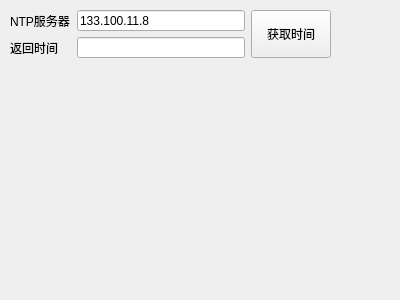
<?xml version="1.0" encoding="UTF-8"?>
<ui version="4.0">
 <class>frmNtpClient</class>
 <widget class="QWidget" name="frmNtpClient">
  <property name="geometry">
   <rect>
    <x>0</x>
    <y>0</y>
    <width>400</width>
    <height>300</height>
   </rect>
  </property>
  <property name="windowTitle">
   <string>Form</string>
  </property>
  <widget class="QWidget" name="">
   <property name="geometry">
    <rect>
     <x>10</x>
     <y>10</y>
     <width>321</width>
     <height>48</height>
    </rect>
   </property>
   <layout class="QGridLayout" name="gridLayout">
    <item row="0" column="0">
     <widget class="QLabel" name="labNtpIP">
      <property name="text">
       <string>NTP服务器</string>
      </property>
     </widget>
    </item>
    <item row="0" column="1">
     <widget class="QLineEdit" name="txtNtpIP">
      <property name="text">
       <string>133.100.11.8</string>
      </property>
     </widget>
    </item>
    <item row="0" column="2" rowspan="2">
     <widget class="QPushButton" name="btnGetTime">
      <property name="sizePolicy">
       <sizepolicy hsizetype="Minimum" vsizetype="Expanding">
        <horstretch>0</horstretch>
        <verstretch>0</verstretch>
       </sizepolicy>
      </property>
      <property name="text">
       <string>获取时间</string>
      </property>
     </widget>
    </item>
    <item row="1" column="0">
     <widget class="QLabel" name="labTime">
      <property name="text">
       <string>返回时间</string>
      </property>
     </widget>
    </item>
    <item row="1" column="1">
     <widget class="QLineEdit" name="txtTime"/>
    </item>
   </layout>
  </widget>
 </widget>
 <resources/>
 <connections/>
</ui>
